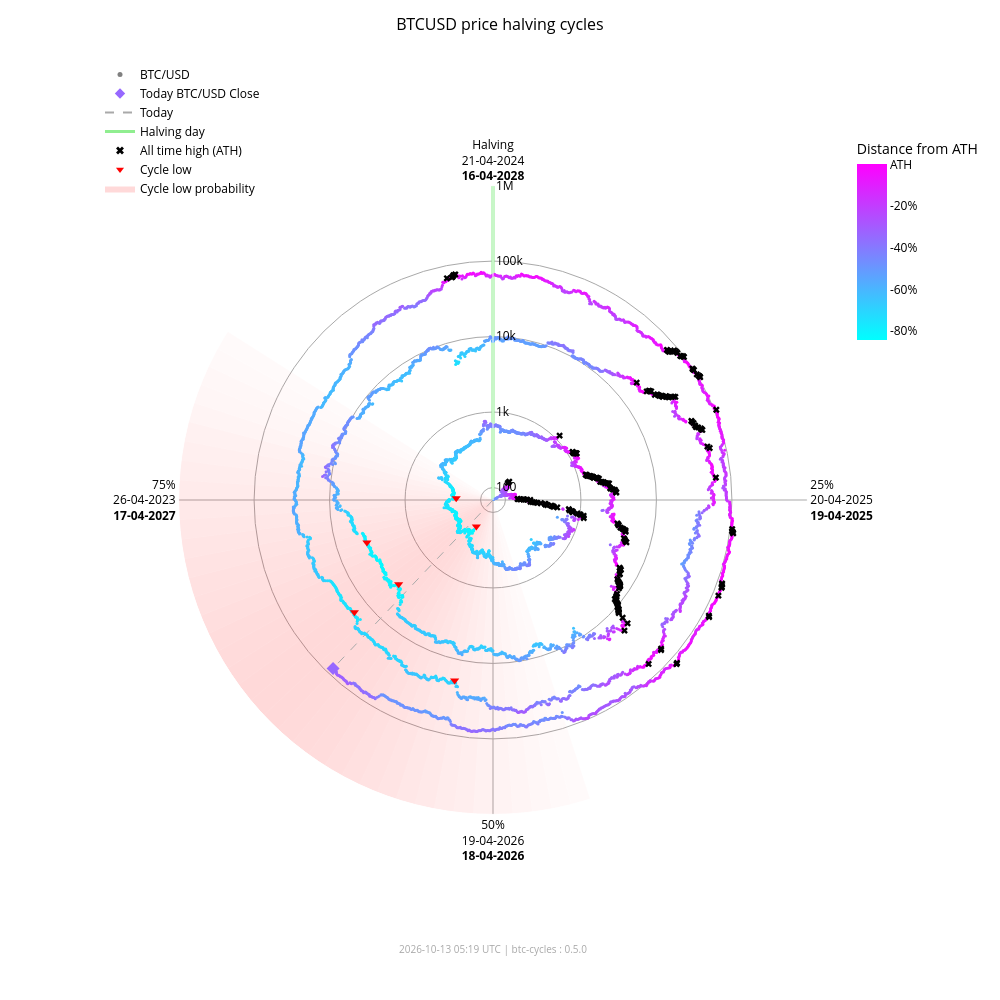

Write notebook code for a chart like this one.
### Markdown cell above
### Interactive chart (plotly)

### Code cell
fig_interactive = btc.plot(
    kind="interactive",
    from_date="2012-11-28",
)
# plotly config for interactivity
config = {"scrollZoom": True, "displayModeBar": True}
# display in notebook
fig_interactive.show(config=config)

### Figure 1 — Plotly figure (JSON) as saved in the notebook; plotly's stock layout.template omitted (floating-point values rounded to 4 significant figures; data arrays with more than 128 entries replaced by an {"elided": "..."} marker saying what was removed)
{"data": [{"fill": "toself", "fillcolor": "rgba(255,0,0,0.018306980149439524)", "hoverinfo": "skip", "line": {"width": 0}, "mode": "lines", "r": [68.43, 1000000, 1000000, 68.43, 68.43], "showlegend": false, "theta": [162.0, 162.0, 165.6, 165.6, 162.0], "type": "scatterpolar"}, {"fill": "toself", "fillcolor": "rgba(255,0,0,0.02405911634527998)", "hoverinfo": "skip", "line": {"width": 0}, "mode": "lines", "r": [68.43, 1000000, 1000000, 68.43, 68.43], "showlegend": false, "theta": [165.6, 165.6, 169.2, 169.2, 165.6], "type": "scatterpolar"}, {"fill": "toself", "fillcolor": "rgba(255,0,0,0.030803449372254352)", "hoverinfo": "skip", "line": {"width": 0}, "mode": "lines", "r": [68.43, 1000000, 1000000, 68.43, 68.43], "showlegend": false, "theta": [169.2, 169.2, 172.8, 172.8, 169.2], "type": "scatterpolar"}, {"fill": "toself", "fillcolor": "rgba(255,0,0,0.03847233586005252)", "hoverinfo": "skip", "line": {"width": 0}, "mode": "lines", "r": [68.43, 1000000, 1000000, 68.43, 68.43], "showlegend": false, "theta": [172.8, 172.8, 176.4, 176.4, 172.8], "type": "scatterpolar"}, {"fill": "toself", "fillcolor": "rgba(255,0,0,0.04694405159551339)", "hoverinfo": "skip", "line": {"width": 0}, "mode": "lines", "r": [68.43, 1000000, 1000000, 68.43, 68.43], "showlegend": false, "theta": [176.4, 176.4, 180.0, 180.0, 176.4], "type": "scatterpolar"}, {"fill": "toself", "fillcolor": "rgba(255,0,0,0.05605603979818329)", "hoverinfo": "skip", "line": {"width": 0}, "mode": "lines", "r": [68.43, 1000000, 1000000, 68.43, 68.43], "showlegend": false, "theta": [180.0, 180.0, 183.6, 183.6, 180.0], "type": "scatterpolar"}, {"fill": "toself", "fillcolor": "rgba(255,0,0,0.06562330627802694)", "hoverinfo": "skip", "line": {"width": 0}, "mode": "lines", "r": [68.43, 1000000, 1000000, 68.43, 68.43], "showlegend": false, "theta": [183.6, 183.6, 187.2, 187.2, 183.6], "type": "scatterpolar"}, {"fill": "toself", "fillcolor": "rgba(255,0,0,0.07545707932574237)", "hoverinfo": "skip", "line": {"width": 0}, "mode": "lines", "r": [68.43, 1000000, 1000000, 68.43, 68.43], "showlegend": false, "theta": [187.2, 187.2, 190.8, 190.8, 187.2], "type": "scatterpolar"}, {"fill": "toself", "fillcolor": "rgba(255,0,0,0.08537841060169407)", "hoverinfo": "skip", "line": {"width": 0}, "mode": "lines", "r": [68.43, 1000000, 1000000, 68.43, 68.43], "showlegend": false, "theta": [190.8, 190.8, 194.4, 194.4, 190.8], "type": "scatterpolar"}, {"fill": "toself", "fillcolor": "rgba(255,0,0,0.09522272137134848)", "hoverinfo": "skip", "line": {"width": 0}, "mode": "lines", "r": [68.43, 1000000, 1000000, 68.43, 68.43], "showlegend": false, "theta": [194.4, 194.4, 198.0, 198.0, 194.4], "type": "scatterpolar"}, {"fill": "toself", "fillcolor": "rgba(255,0,0,0.10483418800389058)", "hoverinfo": "skip", "line": {"width": 0}, "mode": "lines", "r": [68.43, 1000000, 1000000, 68.43, 68.43], "showlegend": false, "theta": [198.0, 198.0, 201.6, 201.6, 198.0], "type": "scatterpolar"}, {"fill": "toself", "fillcolor": "rgba(255,0,0,0.11405248627197925)", "hoverinfo": "skip", "line": {"width": 0}, "mode": "lines", "r": [68.43, 1000000, 1000000, 68.43, 68.43], "showlegend": false, "theta": [201.6, 201.6, 205.2, 205.2, 201.6], "type": "scatterpolar"}, {"fill": "toself", "fillcolor": "rgba(255,0,0,0.12269756305009562)", "hoverinfo": "skip", "line": {"width": 0}, "mode": "lines", "r": [68.43, 1000000, 1000000, 68.43, 68.43], "showlegend": false, "theta": [205.2, 205.2, 208.8, 208.8, 205.2], "type": "scatterpolar"}, {"fill": "toself", "fillcolor": "rgba(255,0,0,0.13055959037792858)", "hoverinfo": "skip", "line": {"width": 0}, "mode": "lines", "r": [68.43, 1000000, 1000000, 68.43, 68.43], "showlegend": false, "theta": [208.8, 208.8, 212.4, 212.4, 208.8], "type": "scatterpolar"}, {"fill": "toself", "fillcolor": "rgba(255,0,0,0.13740037014073872)", "hoverinfo": "skip", "line": {"width": 0}, "mode": "lines", "r": [68.43, 1000000, 1000000, 68.43, 68.43], "showlegend": false, "theta": [212.4, 212.4, 216.0, 216.0, 212.4], "type": "scatterpolar"}, {"fill": "toself", "fillcolor": "rgba(255,0,0,0.14296927208088228)", "hoverinfo": "skip", "line": {"width": 0}, "mode": "lines", "r": [68.43, 1000000, 1000000, 68.43, 68.43], "showlegend": false, "theta": [216.0, 216.0, 219.6, 219.6, 216.0], "type": "scatterpolar"}, {"fill": "toself", "fillcolor": "rgba(255,0,0,0.14703219887325494)", "hoverinfo": "skip", "line": {"width": 0}, "mode": "lines", "r": [68.43, 1000000, 1000000, 68.43, 68.43], "showlegend": false, "theta": [219.6, 219.6, 223.2, 223.2, 219.6], "type": "scatterpolar"}, {"fill": "toself", "fillcolor": "rgba(255,0,0,0.14940752827264187)", "hoverinfo": "skip", "line": {"width": 0}, "mode": "lines", "r": [68.43, 1000000, 1000000, 68.43, 68.43], "showlegend": false, "theta": [223.2, 223.2, 226.8, 226.8, 223.2], "type": "scatterpolar"}, {"fill": "toself", "fillcolor": "rgba(255,0,0,0.15)", "hoverinfo": "skip", "line": {"width": 0}, "mode": "lines", "r": [68.43, 1000000, 1000000, 68.43, 68.43], "showlegend": false, "theta": [226.8, 226.8, 230.4, 230.4, 226.8], "type": "scatterpolar"}, {"fill": "toself", "fillcolor": "rgba(255,0,0,0.14882314851976614)", "hoverinfo": "skip", "line": {"width": 0}, "mode": "lines", "r": [68.43, 1000000, 1000000, 68.43, 68.43], "showlegend": false, "theta": [230.4, 230.4, 234.0, 234.0, 230.4], "type": "scatterpolar"}, {"fill": "toself", "fillcolor": "rgba(255,0,0,0.14600334989350275)", "hoverinfo": "skip", "line": {"width": 0}, "mode": "lines", "r": [68.43, 1000000, 1000000, 68.43, 68.43], "showlegend": false, "theta": [234.0, 234.0, 237.6, 237.6, 234.0], "type": "scatterpolar"}, {"fill": "toself", "fillcolor": "rgba(255,0,0,0.14176315293000513)", "hoverinfo": "skip", "line": {"width": 0}, "mode": "lines", "r": [68.43, 1000000, 1000000, 68.43, 68.43], "showlegend": false, "theta": [237.6, 237.6, 241.2, 241.2, 237.6], "type": "scatterpolar"}, {"fill": "toself", "fillcolor": "rgba(255,0,0,0.1363869302869166)", "hoverinfo": "skip", "line": {"width": 0}, "mode": "lines", "r": [68.43, 1000000, 1000000, 68.43, 68.43], "showlegend": false, "theta": [241.2, 241.2, 244.8, 244.8, 241.2], "type": "scatterpolar"}, {"fill": "toself", "fillcolor": "rgba(255,0,0,0.13017643696734477)", "hoverinfo": "skip", "line": {"width": 0}, "mode": "lines", "r": [68.43, 1000000, 1000000, 68.43, 68.43], "showlegend": false, "theta": [244.8, 244.8, 248.4, 248.4, 244.8], "type": "scatterpolar"}, {"fill": "toself", "fillcolor": "rgba(255,0,0,0.1234063302665758)", "hoverinfo": "skip", "line": {"width": 0}, "mode": "lines", "r": [68.43, 1000000, 1000000, 68.43, 68.43], "showlegend": false, "theta": [248.4, 248.4, 252.0, 252.0, 248.4], "type": "scatterpolar"}, {"fill": "toself", "fillcolor": "rgba(255,0,0,0.11628949020714345)", "hoverinfo": "skip", "line": {"width": 0}, "mode": "lines", "r": [68.43, 1000000, 1000000, 68.43, 68.43], "showlegend": false, "theta": [252.0, 252.0, 255.6, 255.6, 252.0], "type": "scatterpolar"}, {"fill": "toself", "fillcolor": "rgba(255,0,0,0.108959277972535)", "hoverinfo": "skip", "line": {"width": 0}, "mode": "lines", "r": [68.43, 1000000, 1000000, 68.43, 68.43], "showlegend": false, "theta": [255.6, 255.6, 259.2, 259.2, 255.6], "type": "scatterpolar"}, {"fill": "toself", "fillcolor": "rgba(255,0,0,0.1014715299920515)", "hoverinfo": "skip", "line": {"width": 0}, "mode": "lines", "r": [68.43, 1000000, 1000000, 68.43, 68.43], "showlegend": false, "theta": [259.2, 259.2, 262.8, 262.8, 259.2], "type": "scatterpolar"}, {"fill": "toself", "fillcolor": "rgba(255,0,0,0.09382430417652897)", "hoverinfo": "skip", "line": {"width": 0}, "mode": "lines", "r": [68.43, 1000000, 1000000, 68.43, 68.43], "showlegend": false, "theta": [262.8, 262.8, 266.4, 266.4, 262.8], "type": "scatterpolar"}, {"fill": "toself", "fillcolor": "rgba(255,0,0,0.08598937207621672)", "hoverinfo": "skip", "line": {"width": 0}, "mode": "lines", "r": [68.43, 1000000, 1000000, 68.43, 68.43], "showlegend": false, "theta": [266.4, 266.4, 270.0, 270.0, 266.4], "type": "scatterpolar"}, {"fill": "toself", "fillcolor": "rgba(255,0,0,0.07794710108398434)", "hoverinfo": "skip", "line": {"width": 0}, "mode": "lines", "r": [68.43, 1000000, 1000000, 68.43, 68.43], "showlegend": false, "theta": [270.0, 270.0, 273.6, 273.6, 270.0], "type": "scatterpolar"}, {"fill": "toself", "fillcolor": "rgba(255,0,0,0.06971614429145927)", "hoverinfo": "skip", "line": {"width": 0}, "mode": "lines", "r": [68.43, 1000000, 1000000, 68.43, 68.43], "showlegend": false, "theta": [273.6, 273.6, 277.2, 277.2, 273.6], "type": "scatterpolar"}, {"fill": "toself", "fillcolor": "rgba(255,0,0,0.061371174705723626)", "hoverinfo": "skip", "line": {"width": 0}, "mode": "lines", "r": [68.43, 1000000, 1000000, 68.43, 68.43], "showlegend": false, "theta": [277.2, 277.2, 280.8, 280.8, 277.2], "type": "scatterpolar"}, {"fill": "toself", "fillcolor": "rgba(255,0,0,0.05304520605236535)", "hoverinfo": "skip", "line": {"width": 0}, "mode": "lines", "r": [68.43, 1000000, 1000000, 68.43, 68.43], "showlegend": false, "theta": [280.8, 280.8, 284.4, 284.4, 280.8], "type": "scatterpolar"}, {"fill": "toself", "fillcolor": "rgba(255,0,0,0.044916938988340704)", "hoverinfo": "skip", "line": {"width": 0}, "mode": "lines", "r": [68.43, 1000000, 1000000, 68.43, 68.43], "showlegend": false, "theta": [284.4, 284.4, 288.0, 288.0, 284.4], "type": "scatterpolar"}, {"fill": "toself", "fillcolor": "rgba(255,0,0,0.0371870550186571)", "hoverinfo": "skip", "line": {"width": 0}, "mode": "lines", "r": [68.43, 1000000, 1000000, 68.43, 68.43], "showlegend": false, "theta": [288.0, 288.0, 291.6, 291.6, 288.0], "type": "scatterpolar"}, {"fill": "toself", "fillcolor": "rgba(255,0,0,0.030049603184432498)", "hoverinfo": "skip", "line": {"width": 0}, "mode": "lines", "r": [68.43, 1000000, 1000000, 68.43, 68.43], "showlegend": false, "theta": [291.6, 291.6, 295.2, 295.2, 291.6], "type": "scatterpolar"}, {"fill": "toself", "fillcolor": "rgba(255,0,0,0.023665126797805223)", "hoverinfo": "skip", "line": {"width": 0}, "mode": "lines", "r": [68.43, 1000000, 1000000, 68.43, 68.43], "showlegend": false, "theta": [295.2, 295.2, 298.8, 298.8, 295.2], "type": "scatterpolar"}, {"fill": "toself", "fillcolor": "rgba(255,0,0,0.018141004067302662)", "hoverinfo": "skip", "line": {"width": 0}, "mode": "lines", "r": [68.43, 1000000, 1000000, 68.43, 68.43], "showlegend": false, "theta": [298.8, 298.8, 302.4, 302.4, 298.8], "type": "scatterpolar"}, {"hoverinfo": "skip", "line": {"color": "darkgrey", "dash": "dash", "width": 1}, "mode": "lines", "r": [68.43, 81760.0], "showlegend": false, "theta": [223.5, 223.5], "type": "scatterpolar"}, {"hoverinfo": "skip", "line": {"color": "lightgreen", "width": 3}, "mode": "lines", "r": [68.43, 1000000], "showlegend": false, "theta": [0, 0], "type": "scatterpolar"}, {"hoverinfo": "text", "marker": {"color": {"elided": "4917 str values"}, "size": 3}, "mode": "markers", "r": {"elided": "4917 float values"}, "showlegend": false, "text": {"elided": "4917 str values"}, "theta": {"elided": "4917 float values"}, "type": "scatterpolar"}, {"hoverinfo": "text", "marker": {"color": "#9768ff", "size": 10, "symbol": "diamond"}, "mode": "markers", "r": [81760.0], "showlegend": false, "text": ["Today<br>Date: 2026-10-12<br>Price: $81,762.56"], "theta": [223.5], "type": "scatterpolar"}, {"hoverinfo": "text", "marker": {"color": "black", "size": 6, "symbol": "x"}, "mode": "markers", "r": {"elided": "182 float values"}, "showlegend": false, "text": {"elided": "182 str values"}, "theta": {"elided": "182 float values"}, "type": "scatterpolar"}, {"hoverinfo": "text", "marker": {"color": "red", "size": 8, "symbol": "triangle-down"}, "mode": "markers", "r": [178.1, 210.5, 3237.0, 3961.0, 19020.0, 15790.0], "showlegend": false, "text": ["Cycle Low<br>Date: 2015-01-14<br>Price: $178.10<br>ATH distance: -84.5%", "Cycle Low<br>Date: 2015-08-24<br>Price: $210.49<br>ATH distance: -81.7%", "Cycle Low<br>Date: 2018-12-15<br>Price: $3,236.76<br>ATH distance: -83.4%", "Cycle Low<br>Date: 2019-03-15<br>Price: $3,960.91<br>ATH distance: -79.7%", "Cycle Low<br>Date: 2022-06-18<br>Price: $19,017.64<br>ATH distance: -71.9%", "Cycle Low<br>Date: 2022-11-21<br>Price: $15,787.28<br>ATH distance: -76.6%"], "theta": [212.1, 272.7, 228.3, 251.4, 192.0, 231.0], "type": "scatterpolar"}, {"marker": {"color": "grey", "size": 5}, "mode": "markers", "name": "BTC/USD", "r": [null], "theta": [null], "type": "scatterpolar"}, {"marker": {"color": "#9768ff", "size": 8, "symbol": "diamond"}, "mode": "markers", "name": "Today BTC/USD Close", "r": [null], "theta": [null], "type": "scatterpolar"}, {"line": {"color": "darkgrey", "dash": "dash"}, "mode": "lines", "name": "Today", "r": [null], "theta": [null], "type": "scatterpolar"}, {"line": {"color": "lightgreen", "width": 3}, "mode": "lines", "name": "Halving day", "r": [null], "theta": [null], "type": "scatterpolar"}, {"marker": {"color": "black", "size": 7, "symbol": "x"}, "mode": "markers", "name": "All time high (ATH)", "r": [null], "theta": [null], "type": "scatterpolar"}, {"marker": {"color": "red", "size": 7, "symbol": "triangle-down"}, "mode": "markers", "name": "Cycle low", "r": [null], "theta": [null], "type": "scatterpolar"}, {"fill": "toself", "fillcolor": "rgba(255,0,0,0.15)", "line": {"width": 0}, "mode": "lines", "name": "Cycle low probability", "r": [null], "theta": [null], "type": "scatterpolar"}, {"hoverinfo": "skip", "marker": {"cmax": 0, "cmin": -0.8453, "color": [0], "colorbar": {"len": 0.25, "ticktext": ["ATH", "-20%", "-40%", "-60%", "-80%", "-100%"], "tickvals": [0, -0.2, -0.4, -0.6, -0.8, -1.0], "title": {"text": "Distance from ATH"}, "x": 0.95, "y": 0.92, "yanchor": "top"}, "colorscale": {"elided": "256x2 mixed values"}, "showscale": true, "size": 0}, "mode": "markers", "r": [null], "showlegend": false, "theta": [null], "type": "scatterpolar"}], "layout": {"annotations": [{"font": {"color": "darkgrey", "size": 10}, "showarrow": false, "text": "2026-10-13 05:19 UTC | btc-cycles : 0.5.0", "x": 0.5, "xref": "paper", "y": -0.02, "yref": "paper"}], "font": {"color": "black"}, "height": 1000, "legend": {"bgcolor": "rgba(0,0,0,0)", "font": {"color": "black"}, "x": 0.0, "y": 1.0}, "margin": {"b": 60, "l": 100, "r": 80, "t": 60}, "paper_bgcolor": "white", "plot_bgcolor": "white", "polar": {"angularaxis": {"color": "black", "direction": "clockwise", "gridcolor": "darkgrey", "rotation": 90, "ticktext": ["Halving<br>21-04-2024<br><b>16-04-2028</b>", "25%<br>20-04-2025<br><b>19-04-2025</b>", "50%<br>19-04-2026<br><b>18-04-2026</b>", "75%<br>26-04-2023<br><b>17-04-2027</b>"], "tickvals": [0, 90, 180, 270]}, "bgcolor": "white", "domain": {"x": [0.1, 0.9], "y": [0.05, 0.95]}, "radialaxis": {"angle": 90, "color": "black", "gridcolor": "darkgrey", "range": [1.835, 6.0], "tickangle": 90, "ticktext": ["100", "1k", "10k", "100k", "1M"], "tickvals": [100, 1000, 10000, 100000, 1000000], "type": "log"}}, "title": {"font": {"color": "black", "size": 16}, "text": "BTCUSD price halving cycles", "x": 0.5}, "width": 1000}}
